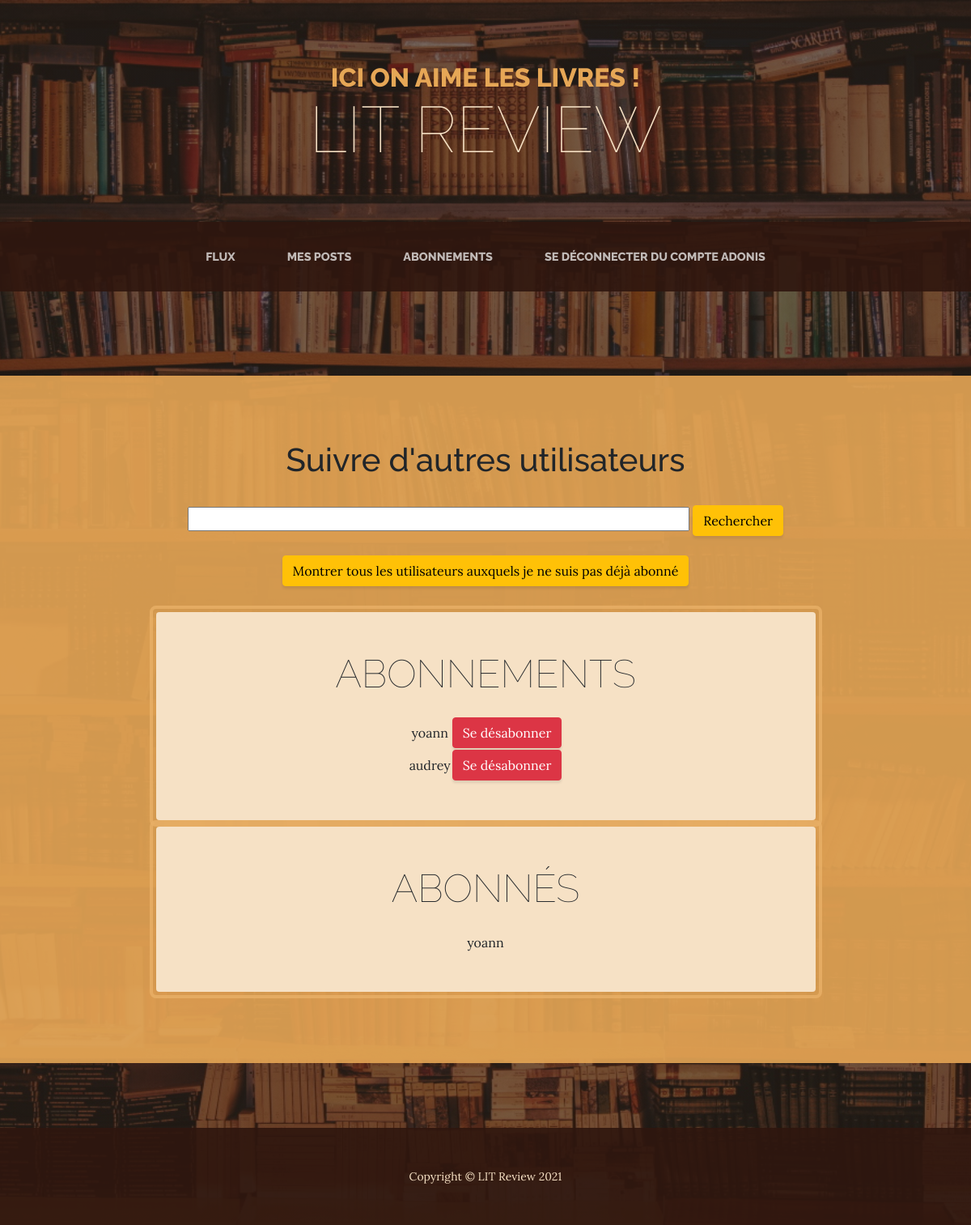
The page /reviews/user_follows/ (signed in) on the database its author committed.
### reviews/models.py (models this page shows, shortened)
class UserFollow(models.Model):
    user = models.ForeignKey(
        to=settings.AUTH_USER_MODEL, on_delete=models.CASCADE, related_name='following'
    )
    followed_user = models.ForeignKey(
        to=settings.AUTH_USER_MODEL, on_delete=models.CASCADE, related_name='followed_by'
    )
    class Meta:
        unique_together = ('user', 'followed_user', )
        verbose_name = _("Abonné à un utilisateur")
        verbose_name_plural = _("Abonnés aux utilisateurs")

### reviews/views.py (the view, shortened to what this page needs)
# urls.py: path('user_follows/', views.user_follows, name='user_follows'),
@login_required(login_url='reviews:login')
def user_follows(request):
    form = UserSearchForm()
    search_matches = []
    followings = UserFollow.objects.filter(user=request.user)
    followed_bys = UserFollow.objects.filter(followed_user=request.user)
    followed_users = []
    for following in followings:
        followed_users.append(following.followed_user)
    context = {
        'form': form,
        'followings': followings,
        'followed_bys': followed_bys,
        'followed_users': followed_users,
        'search_matches': search_matches,
    }
    return render(request, 'reviews/user_follows.html', context)

### reviews/forms.py
class UserSearchForm(forms.Form):
    error_css_class = 'error'
    required_css_class = 'required'
    username_searched = forms.CharField(label='', max_length=150, widget=forms.TextInput(attrs={'size': '60'}))

### reviews/templates/reviews/user_follows.html (shortened to what this page needs)
{% extends 'reviews/base.html' %}
    {% block content %}
        <section class="page-section cta text-center">
            <h1>Suivre d'autres utilisateurs</h1>
            <form class="form" action="{% url 'reviews:user_follows' %}" method="post">
                {{ form }}
                <button class="btn btn-warning" type="submit">Rechercher</button>
            </form>
            <form class="form" action="{% url 'reviews:user_follows' %}" method="post">
                <button class="btn btn-warning" type="submit">Montrer tous les utilisateurs auxquels je ne suis pas déjà abonné</button>
            </form>
            <div class="container">
                <div class="row">
                    <div class="col-xl-9 mx-auto">
                        <div class="cta-inner bg-faded text-center rounded">
                            <h2 class="section-heading mb-4">
                                <span class="section-heading-lower">Abonnements</span>
                            </h2>
                            <table class="follow_table">
                                {% for following in followings %}
                                <tr class="follow_table">
                                    <td class="follow_table">
                                        <span class="section-heading-upper">{{ following.followed_user }}</span>
                                    </td>
                                    <td class="follow_table">
                                        <form class="form" action="{% url 'reviews:user_follows' %}" method="post">
                                            <button class="btn btn-danger" type="submit">Se désabonner</button>
                                        </form>
                                    </td>
                                </tr>
                                {% empty %}
                                    <span class="section-heading-upper">Vous n'êtes encore abonné à personne</span>
                                {% endfor %}
                            </table>
                        </div>
                        <div class="cta-inner bg-faded text-center rounded">
                            <h2 class="section-heading mb-4">
                                <span class="section-heading-lower">Abonnés</span>
                            </h2>
                            <table class="follow_table">
                                {% for followed_by in followed_bys %}
                                <tr>
                                    <td class="follow_table">
                                        <span class="section-heading-upper">{{ followed_by.user }}</span>
                                    </td>
                                </tr>
                                {% empty %}
                                    <span class="section-heading-upper">Personne ne vous suit ;-(</span>
                                {% endfor %}
                            </table>
                        </div>
                    </div>
                </div>
            </div>
        </section>
{% endblock %}

### reviews/templates/reviews/base.html (shortened to what this page needs)
<!DOCTYPE html>
<html lang="fr">
    <head>
        {% load static %}
        <link rel="stylesheet" href="https://cdnjs.cloudflare.com/ajax/libs/font-awesome/4.7.0/css/font-awesome.min.css">
        <link href="{% static 'reviews/css/styles.css' %}" rel="stylesheet" />
        <link href="{% static 'reviews/css/components.css' %}" rel="stylesheet" />
    </head>
        <body>
        <header>
            <h1 class="site-heading text-center text-faded d-none d-lg-block">
                <span class="site-heading-upper text-primary mb-3">Ici on aime les livres !</span>
                <span class="site-heading-lower">LIT Review</span>
            </h1>
        </header>
        <nav class="navbar navbar-expand-lg navbar-dark py-lg-4" id="mainNav">
            <div class="container">
                <div class="collapse navbar-collapse" id="navbarSupportedContent">
                    <ul class="navbar-nav mx-auto">
                        <li class="nav-item px-lg-4"><a class="nav-link text-uppercase" href="{% url 'reviews:index' %}">Flux</a></li>
                        <li class="nav-item px-lg-4"><a class="nav-link text-uppercase" href="{% url 'reviews:my_posts' %}">Mes posts</a></li>
                        <li class="nav-item px-lg-4"><a class="nav-link text-uppercase" href="{% url 'reviews:user_follows' %}">Abonnements</a></li>
                        <li class="nav-item px-lg-4"><a class="nav-link text-uppercase" href="{% url 'reviews:logout' %}">Se déconnecter du compte {{ request.user }}</a></li>
                    </ul>
                </div>
            </div>
        </nav>
        {%block content %}{% endblock %}
        <footer class="footer text-faded text-center py-5">
            <div class="container"><p class="m-0 small">Copyright &copy; LIT Review 2021</p></div>
        </footer>
    </body>
</html>

### reviews/static/reviews/css/components.css (style rules this page uses)
.follow_table td { text-align: center; }

### rows shown on the page
UserFollow: followed_user "yoann"
UserFollow: followed_user "audrey"
UserFollow: user "yoann"

### other values the page prints
{{ request.user }} "ADONIS"
